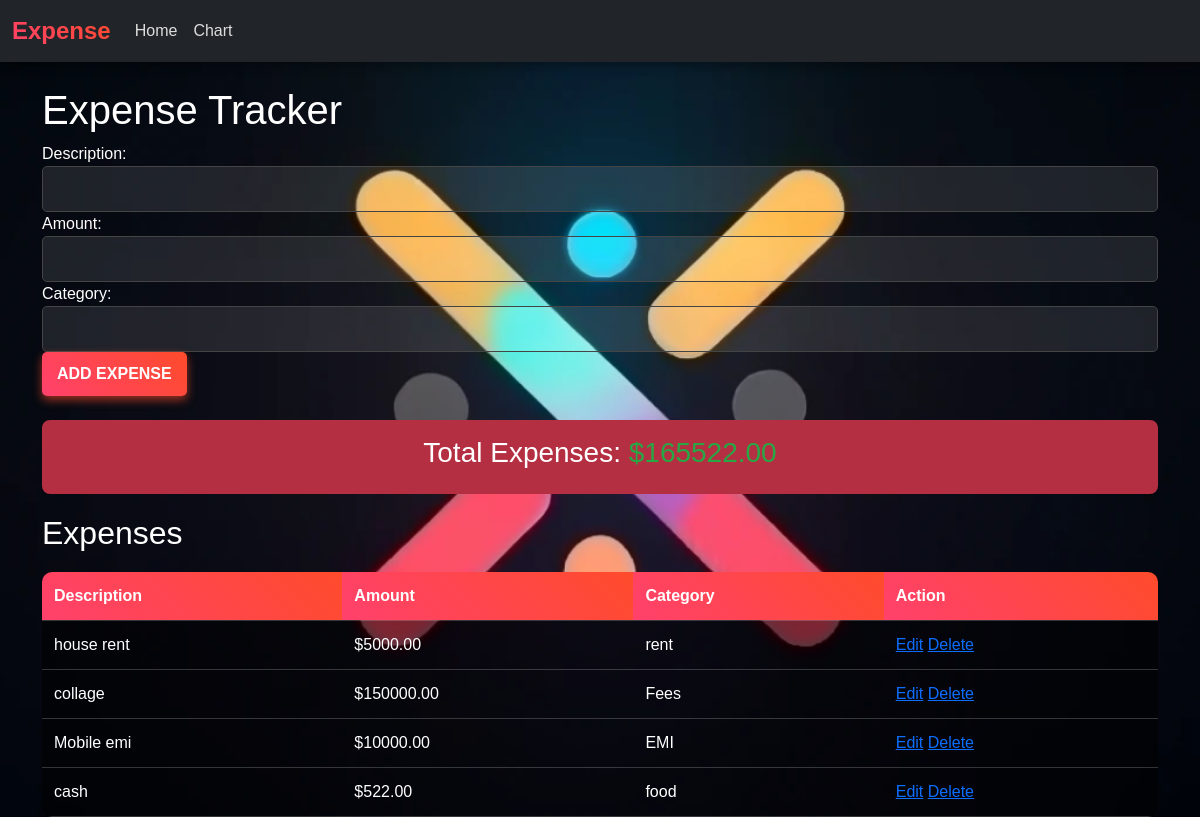
The page / on the database its author committed.
### app.py (models this page shows)
class Expense(db.Model):
    id = db.Column(db.Integer, primary_key=True)
    description = db.Column(db.String(100), nullable=False)
    amount = db.Column(db.Float, nullable=False)
    category = db.Column(db.String(50), nullable=False)

### app.py (the view)
@app.route('/')
def index():
    expenses = Expense.query.all()
    total_expense = db.session.query(db.func.sum(Expense.amount)).scalar() or 0  # Sum of all expenses
    return render_template('index.html', expenses=expenses, total_expense=total_expense)

### templates/index.html
{% extends "layout.html" %}
{% block content %}
<h1>Expense Tracker</h1>
<form action="{{ url_for('add_expense') }}" method="POST">
    <label for="description">Description:</label>
    <input type="text" id="description" name="description" required>
    <label for="amount">Amount:</label>
    <input type="number" id="amount" name="amount" step="0.01" required>
    <label for="category">Category:</label>
    <input type="text" id="category" name="category" required>
    <button type="submit">Add Expense</button>
</form>
<div class="container mt-4 p-3 text-center" style="background-color: #b52f43; border-radius: 8px; margin-bottom: 20px;">
    <h3>Total Expenses: <span style="color: #28a745;">${{ "%.2f"|format(total_expense) }}</span></h3>
</div>
<h2>Expenses</h2>
<table>
    <thead>
        <tr>
            <th>Description</th>
            <th>Amount</th>
            <th>Category</th>
            <th>Action</th>
        </tr>
    </thead>
    <tbody>
        {% for expense in expenses %}
        <tr>
            <td>{{ expense.description }}</td>
            <td>${{ "%.2f"|format(expense.amount) }}</td>
            <td>{{ expense.category }}</td>
            <td>
                <div class="action-buttons">
                    <a href="{{ url_for('edit_expense', id=expense.id) }}" class="update-btn">Edit</a>
                    <a href="{{ url_for('delete_expense', id=expense.id) }}" class="delete-btn">Delete</a>
                </div>
            </td>
        </tr>
        {% endfor %}
    </tbody>
</table>
{% endblock %}

### templates/layout.html (shortened to what this page needs)
<!DOCTYPE html>
<html lang="en">
<head>
    <link href="https://cdn.jsdelivr.net/npm/bootstrap@5.3.0/dist/css/bootstrap.min.css" rel="stylesheet">
    <link rel="stylesheet" href="{{ url_for('static', filename='styles.css') }}">
</head>
<body>
    <nav class="navbar navbar-expand-lg bg-dark navbar-dark">
        <div class="container-fluid">
            <a class="navbar-brand" href="#">Expense</a>
            <div class="collapse navbar-collapse" id="navbarSupportedContent">
                <ul class="navbar-nav me-auto mb-2 mb-lg-0">
                    <li class="nav-item">
                        <a class="nav-link active" href="{{ url_for('index') }}">Home</a>
                    </li>
                    <li class="nav-item">
                        <a class="nav-link" href="{{ url_for('chart') }}">Chart</a>
                    </li>
                </ul>
            </div>
        </div>
    </nav>
    <div class="container mt-4">
        {% block content %}{% endblock %}
    </div>
</body>
</html>

### static/styles.css (style rules this page uses)
.navbar { background: rgba(0, 0, 0, 0.6); backdrop-filter: blur(10px); box-shadow: 0 4px 10px rgba(0, 0, 0, 0.3); }
.navbar-brand { font-size: 1.5rem; font-weight: bold; background: linear-gradient(45deg, #ff416c, #ff4b2b); -webkit-background-clip: text; -webkit-text-fill-color: transparent; }
.nav-link { color: #ddd !important; transition: color 0.3s ease-in-out; }
button, .btn { padding: 10px 15px; border: none; border-radius: 5px; font-weight: bold; text-transform: uppercase; transition: 0.3s; background: linear-gradient(45deg, #ff416c, #ff4b2b); color: #fff; box-shadow: 0px 4px 10px rgba(255, 75, 43, 0.6); }
input[type="text"], input[type="number"], textarea { width: 100%; padding: 10px; border-radius: 5px; border: 1px solid #444; background: rgba(255, 255, 255, 0.1); color: #fff; transition: 0.3s; }
table { width: 100%; border-collapse: collapse; margin-top: 20px; background: rgba(0, 0, 0, 0.5); border-radius: 10px; overflow: hidden; }
th, td { padding: 12px; text-align: left; border-bottom: 1px solid rgba(255, 255, 255, 0.2); }
th { background: linear-gradient(45deg, #ff416c, #ff4b2b); color: white; }

### rows shown on the page
Expense: description "house rent", amount "5000.00", category "rent"
Expense: description "collage", amount "150000.00", category "Fees"
Expense: description "Mobile emi", amount "10000.00", category "EMI"
Expense: description "cash", amount "522.00", category "food"

### other values the page prints
{{ "%.2f"|format(total_expense) }} "165522.00"
